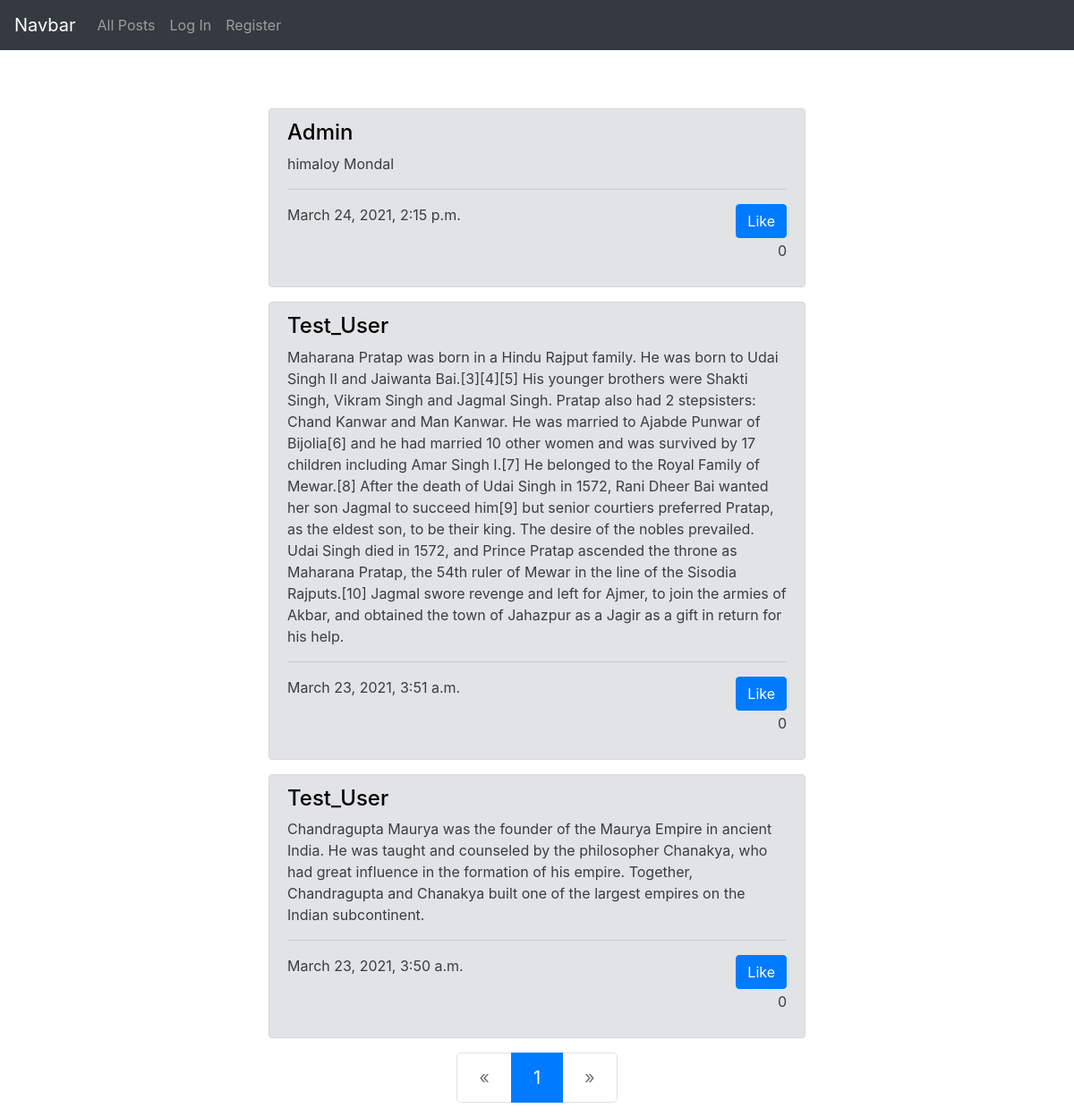
/, run on an earlier commit of the app's database.
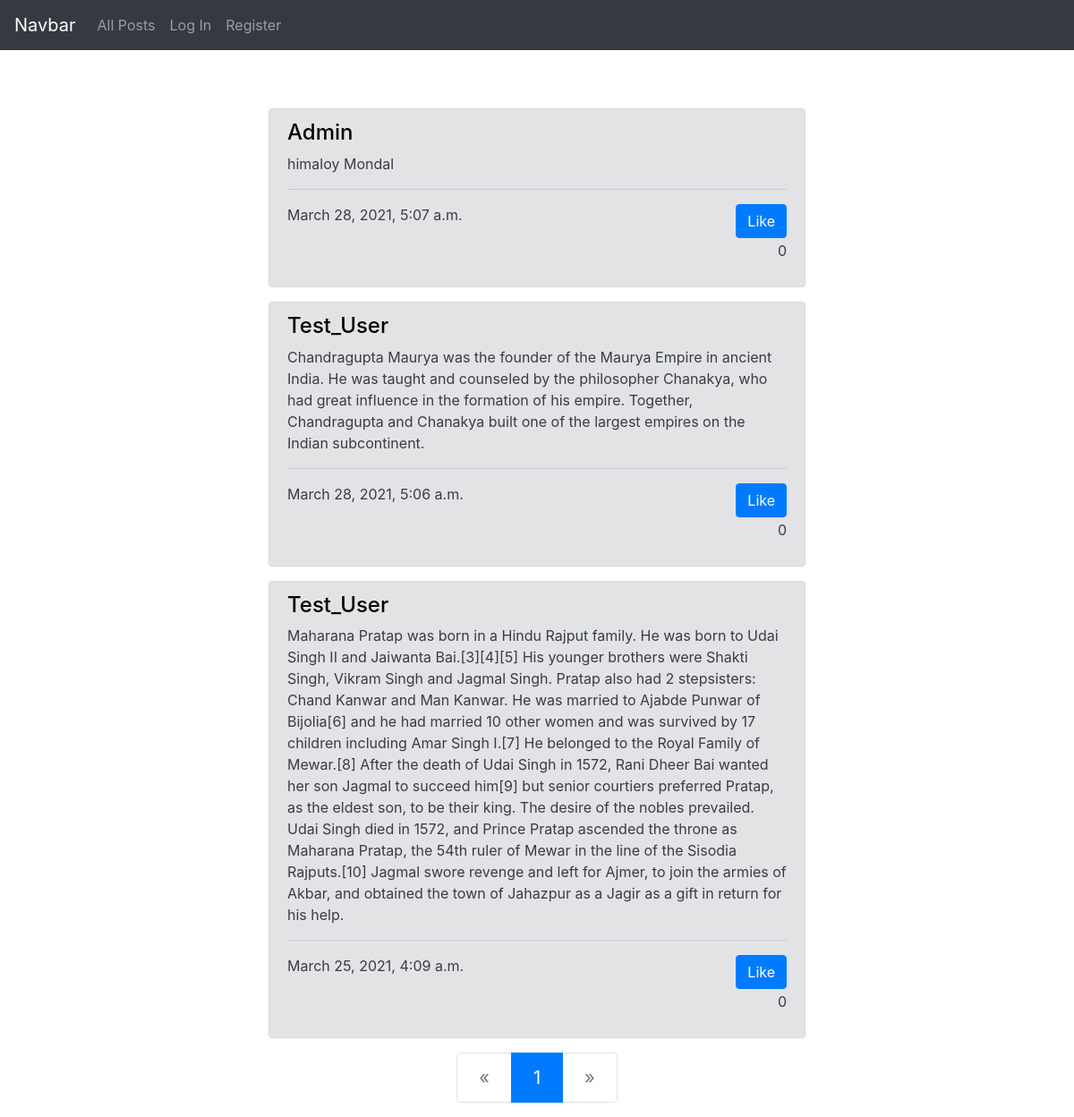
And on a later commit of the database.
### network/models.py (models this page shows, shortened)
class Post(models.Model):
    body = models.TextField()
    datetime = models.DateTimeField(auto_now_add=True)
    user = models.ForeignKey(User, on_delete=models.CASCADE)
    like_num = models.IntegerField(default=0)
    like_users = models.ManyToManyField(User, related_name="like_users", blank=True)

class User(AbstractUser):
    liked_post = models.ManyToManyField('Post', blank=True, related_name="liked_posts")

### network/views.py (the view)
# urls.py: path("", views.index, name="index"),
def index(request):
    posts = Post.objects.all().order_by('-datetime')
    paginator = Paginator(posts, 10)
    page_number = request.GET.get('page')
    page_obj = paginator.get_page(page_number)
    return render(request, "network/index.html", {
        "posts": page_obj
    })

### network/templates/network/index.html (shortened to what this page needs)
{% extends "network/layout.html" %}
{% block body %}
{% for post in posts %}
<div class="alert alert-secondary" role="alert" id="alert">
    <h4 class="alert-heading"><a href="{% url 'profile' post.user.username %}">{{post.user.username}}</a></h4>
    <p>{{post.body}}</p>
    <hr>
    {% if request.user in post.like_users.all %}
    <p>{{post.datetime}}<button class="btn btn-danger float-right" data-id="{{post.id}}" data-current_username="{{request.user.username}}">UnLike</button>
    {% else %}
    <p>{{post.datetime}}<button class="btn btn-primary float-right" data-id="{{post.id}}" data-current_username="{{request.user.username}}">Like</button>
    {% endif %}
    <p style="text-align: right;" id="{{post.id}}">{{post.like_num}}</p>
    </p>
</div>
{% endfor %}
<nav aria-label="Page navigation example" id="pagination">
    <ul class="pagination justify-content-center pagination-lg">
        {% if posts.has_previous %}
        <li class="page-item">
            <a class="page-link" href="?page={{posts.previous_page_number}}" aria-label="Previous">
                <span aria-hidden="true">&laquo;</span>
            </a>
        </li>
        {% else %}
        <li class="page-item disabled">
            <a class="page-link" href="#" aria-label="Previous">
                <span aria-hidden="true">&laquo;</span>
            </a>
        </li>
        {% endif %}
        {% for number in posts.paginator.page_range %}
        {% if posts.number == number %}
        <li class="page-item active"><a class="page-link" href="">{{posts.number}}</a></li>
        {% else %}
        <li class="page-item"><a class="page-link" href="?page={{number}}">{{number}}</a></li>
        {% endif %}
        {% endfor %}
        {% if posts.has_next %}
        <li class="page-item">
            <a class="page-link" href="?page={{posts.next_page_number}}" aria-label="Next">
                <span aria-hidden="true">&raquo;</span>
            </a>
        </li>
        {% else %}
        <li class="page-item disabled">
            <a class="page-link" href="#" aria-label="Next">
                <span aria-hidden="true">&raquo;</span>
            </a>
        </li>
        {% endif %}
    </ul>
</nav>
{% endblock %}

What changed in the data, as far as the page shows it:
changed Post "himaloy Mondal": datetime "March 24, 2021, 2:15 p.m." → "March 28, 2021, 5:07 a.m."
changed Post: datetime "March 23, 2021, 3:50 a.m." → "March 28, 2021, 5:06 a.m."; moves up the list
changed Post: datetime "March 23, 2021, 3:51 a.m." → "March 25, 2021, 4:09 a.m."
